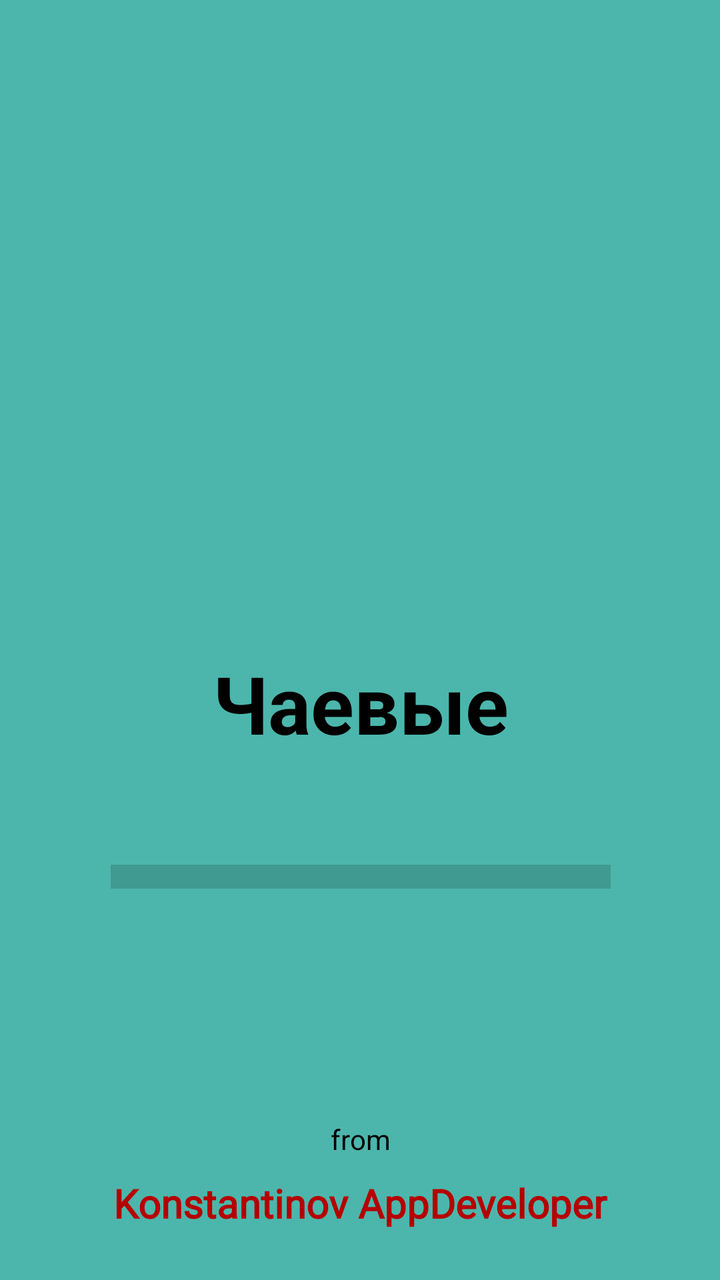
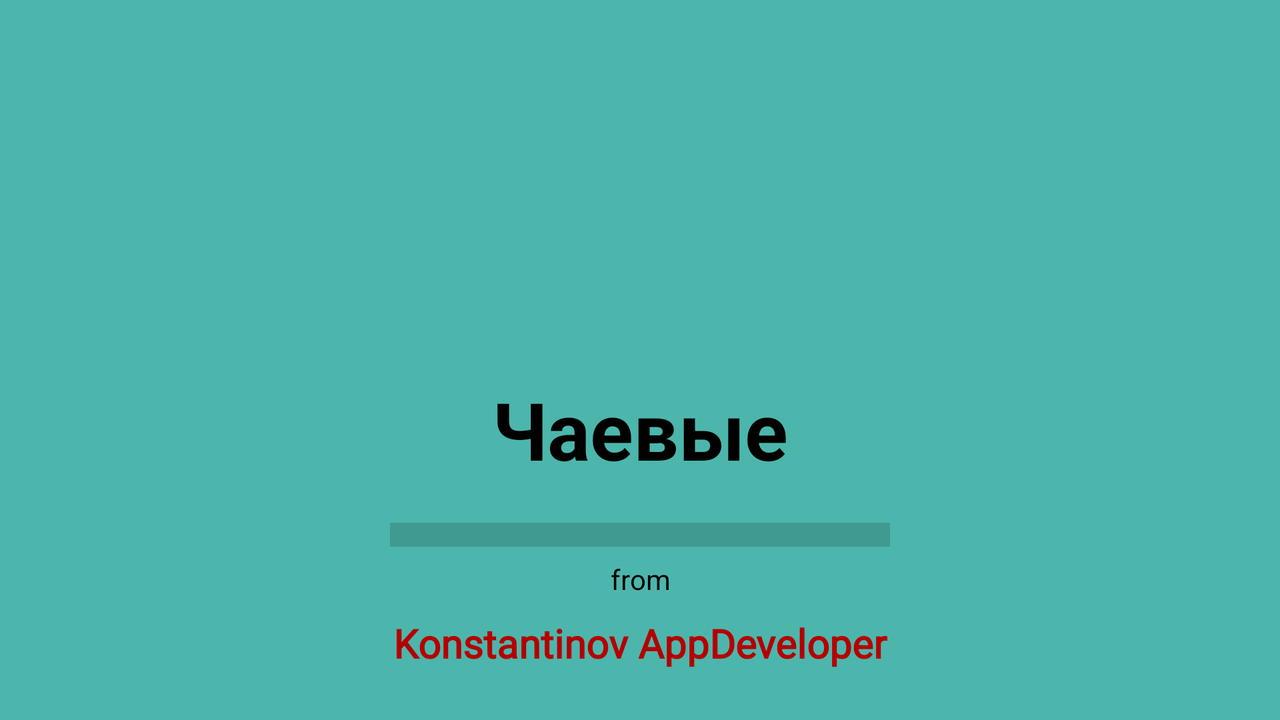

An Android layout and its configuration variant, each rendered on a device that would load it. The default file and the variant file are quoted in full after the pictures.
<!-- AndroidManifest.xml: application theme Theme.Tips -->
<!-- res/layout/activity_splash.xml -->
<?xml version="1.0" encoding="utf-8"?>
<androidx.constraintlayout.widget.ConstraintLayout xmlns:android="http://schemas.android.com/apk/res/android"
    xmlns:app="http://schemas.android.com/apk/res-auto"
    xmlns:tools="http://schemas.android.com/tools"
    android:layout_width="match_parent"
    android:layout_height="match_parent"
    android:background="@color/main"
    tools:context=".SplashActivity">

    <TextView
        android:id="@+id/tv_appName"
        android:layout_width="wrap_content"
        android:layout_height="wrap_content"
        android:text="@string/app_name"
        android:textColor="@color/black"
        android:textSize="40sp"
        android:textStyle="bold"
        app:layout_constraintBottom_toBottomOf="parent"
        app:layout_constraintEnd_toEndOf="@+id/im_logo"
        app:layout_constraintHorizontal_bias="0.529"
        app:layout_constraintStart_toStartOf="@+id/im_logo"
        app:layout_constraintTop_toBottomOf="@+id/im_logo"
        app:layout_constraintVertical_bias="0.0" />

    <TextView
        android:id="@+id/tv_studio1"
        android:layout_width="wrap_content"
        android:layout_height="wrap_content"
        android:layout_marginBottom="25dp"
        android:fontFamily="@font/alfa_slab_one"
        android:text="@string/studio"
        android:textColor="@color/red"
        android:textSize="20sp"
        android:textStyle="bold"
        app:layout_constraintBottom_toBottomOf="parent"
        app:layout_constraintEnd_toEndOf="parent"
        app:layout_constraintStart_toStartOf="parent" />

    <TextView
        android:id="@+id/tv_Studio2"
        android:layout_width="wrap_content"
        android:layout_height="wrap_content"
        android:layout_marginBottom="9dp"
        android:text="@string/from"
        android:textColor="@color/black"
        app:layout_constraintBottom_toTopOf="@+id/tv_studio1"
        app:layout_constraintEnd_toEndOf="@+id/tv_studio1"
        app:layout_constraintStart_toStartOf="@+id/tv_studio1" />

    <ImageView
        android:id="@+id/im_logo"
        android:layout_width="180dp"
        android:layout_height="181dp"
        android:layout_marginTop="144dp"
        app:layout_constraintEnd_toEndOf="parent"
        app:layout_constraintHorizontal_bias="0.497"
        app:layout_constraintStart_toStartOf="parent"
        app:layout_constraintTop_toTopOf="parent"
        app:srcCompat="@drawable/icon"
        tools:ignore="ContentDescription"/>

    <ProgressBar
        android:id="@+id/progressBar"
        style="?android:attr/progressBarStyleHorizontal"
        android:scaleY="3"
        android:layout_width="250dp"
        android:layout_height="20dp"
        android:layout_marginTop="50dp"
        app:layout_constraintEnd_toEndOf="@+id/tv_appName"
        app:layout_constraintStart_toStartOf="@+id/tv_appName"
        app:layout_constraintTop_toBottomOf="@+id/tv_appName" />

</androidx.constraintlayout.widget.ConstraintLayout>
<!-- resources referenced by this layout -->
<resources>
  <color name="black">#FF000000</color>
  <color name="main">#4cb6ac</color>
  <color name="red">#B50000</color>
  <string name="app_name">Чаевые</string>
  <string name="from">from</string>
  <string name="studio">Konstantinov AppDeveloper</string>
  <style name="Theme.Tips" parent="Theme.MaterialComponents.DayNight.NoActionBar">
          
          <item name="colorPrimary">@color/main_super_dark</item>
          <item name="colorPrimaryVariant">@color/main_dark</item>
          <item name="colorOnPrimary">@color/white</item>
          
          <item name="colorSecondary">@color/main_super_dark</item>
          <item name="colorSecondaryVariant">@color/teal_700</item>
          <item name="colorOnSecondary">@color/black</item>
          
          <item name="android:statusBarColor" tools:targetApi="l">?attr/colorPrimaryVariant</item>
          
      </style>
  <color name="main_super_dark">#053C37</color>
  <color name="main_dark">#06554E</color>
  <color name="white">#FFFFFFFF</color>
  <color name="teal_700">#FF018786</color>
</resources>
<!-- res/layout-land/activity_splash.xml (the repository's variant of the layout above) -->
<!-- drawn on the phone turned sideways -->
<?xml version="1.0" encoding="utf-8"?>
<androidx.constraintlayout.widget.ConstraintLayout xmlns:android="http://schemas.android.com/apk/res/android"
    xmlns:app="http://schemas.android.com/apk/res-auto"
    xmlns:tools="http://schemas.android.com/tools"
    android:layout_width="match_parent"
    android:layout_height="match_parent"
    android:background="@color/main"
    tools:context=".SplashActivity">

    <TextView
        android:id="@+id/tv_appName"
        android:layout_width="wrap_content"
        android:layout_height="wrap_content"
        android:text="@string/app_name"
        android:textColor="@color/black"
        android:textSize="40sp"
        android:textStyle="bold"
        app:layout_constraintEnd_toEndOf="parent"
        app:layout_constraintStart_toStartOf="parent"
        app:layout_constraintTop_toBottomOf="@+id/im_logo"
        />

    <TextView
        android:id="@+id/tv_studio1"
        android:layout_width="wrap_content"
        android:layout_height="wrap_content"
        android:layout_marginBottom="25dp"
        android:fontFamily="@font/alfa_slab_one"
        android:text="@string/studio"
        android:textColor="@color/red"
        android:textSize="20sp"
        android:textStyle="bold"
        app:layout_constraintBottom_toBottomOf="parent"
        app:layout_constraintEnd_toEndOf="parent"
        app:layout_constraintStart_toStartOf="parent" />

    <TextView
        android:id="@+id/tv_Studio2"
        android:layout_width="wrap_content"
        android:layout_height="wrap_content"
        android:layout_marginBottom="9dp"
        android:text="@string/from"
        android:textColor="@color/black"
        app:layout_constraintBottom_toTopOf="@+id/tv_studio1"
        app:layout_constraintEnd_toEndOf="@+id/tv_studio1"
        app:layout_constraintStart_toStartOf="@+id/tv_studio1" />

    <ImageView
        android:id="@+id/im_logo"
        android:layout_width="180dp"
        android:layout_height="180dp"
        android:layout_marginTop="8dp"
        app:layout_constraintEnd_toEndOf="parent"
        app:layout_constraintStart_toStartOf="parent"
        app:layout_constraintTop_toTopOf="parent"
        app:srcCompat="@drawable/icon"
        tools:ignore="ContentDescription" />

    <ProgressBar
        android:id="@+id/progressBar"
        style="?android:attr/progressBarStyleHorizontal"
        android:layout_width="250dp"
        android:layout_height="20dp"
        android:layout_marginTop="16dp"
        android:scaleY="3"
        app:layout_constraintEnd_toEndOf="parent"
        app:layout_constraintStart_toStartOf="parent"
        app:layout_constraintTop_toBottomOf="@+id/tv_appName" />

</androidx.constraintlayout.widget.ConstraintLayout>
